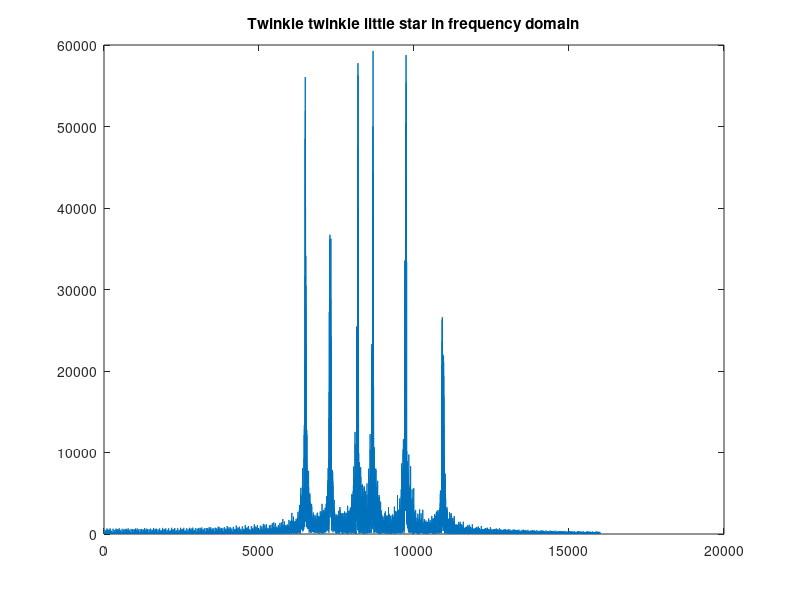
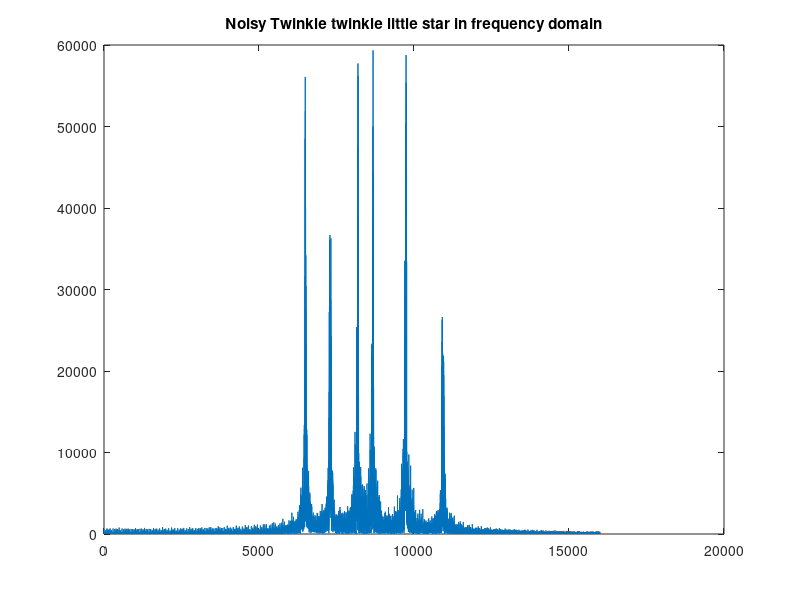
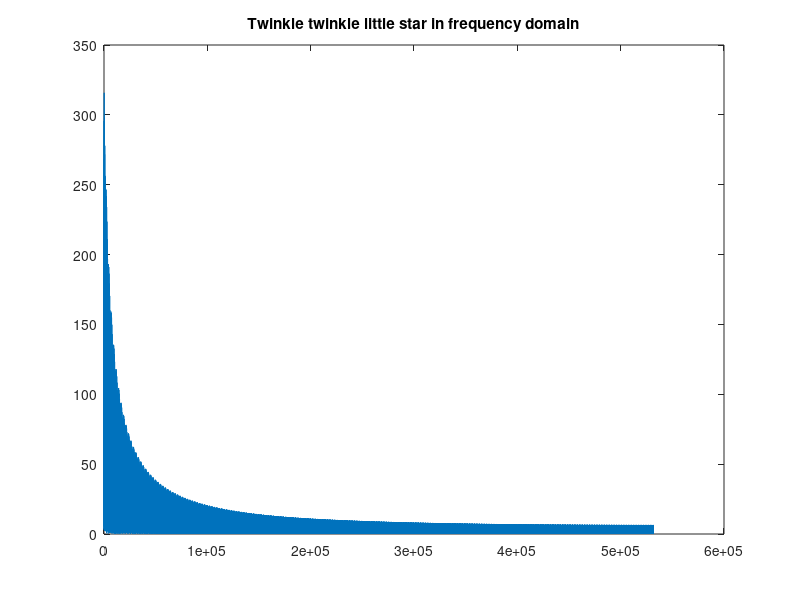
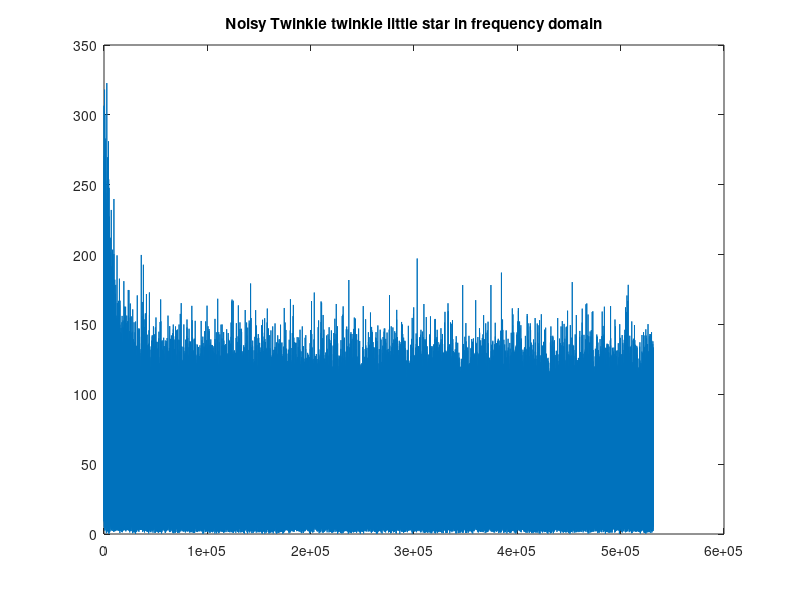

These charts were generated, in order, by the following MATLAB code:
% Twinkle, twinkle little star (see twinkle.m) with added noise and an
% avergaing filter for noise reduction
 
%% Time domain 

fS=44100;
T=24;
pos=3688;
qn=fS*3/7;
a= 440;
c=261.63;
d=293.66;
e=329.63;
f=349.23;
g=392;
z=0;

h=1/fS;
M=fS*T;
Y=zeros(M,1);
nq=0:qn; nh=0:2*qn;

music=[c c g g a a g z f f e e d d c z g g f f e e d z g g f f e e d z c c g g a a g z f f e e d d c];
L=[1 1 1 1 1 1 2 1 1 1 1 1 1 1 2 1 1 1 1 1 1 1 2 1 1 1 1 1 1 1 2 1 1 1 1 1 1 1 2 1 1 1 1 1 1 1 2];
NN=length(music);
j=0;
for k=1:NN
    if L(k)==1 
       n=nq;
    else
       n=nh;
    end
    y=sin(2*pi*music(k)*n/fS);
    Y(j+1:j+1+qn*L(k))=0.9*y;
    j=j+qn+L(k)*pos;
end

%sound(Y,S) % plays u ndistorted sound
noise=0.05*randn(size(Y));
noisY=Y+noise;
sound(noisY,fS) % plays noisy sound
%wavwrite(Y,fS,'twoinkle.wav')

%% Time domain denoising

% Apply the averaging filter to denoise
%
window=50;
b=ones(1,window)/window;
fY=filter(b,1,noisY);
amp=0.9/max(abs(fY));
fY=fY*amp;
sound(fY,fS) % plays filtered noise reduced sound
%}

%% Kill g game

% Apply the filter to kill the note g (the most frequent note)
%
K=round(fS/(2*g));
notch=zeros(1,K+1);
notch(1)=1; notch(end)=1;
nogY=filter(notch,1,Y);
sound(nogY,fS) % plays the song with g notes suppressed
%}

%% Frequency domain visualizing

Yhat=fft(Y);
nYhat=fft(noisY);
Yhatabs=abs(Yhat);
nYhatabs=abs(nYhat);

%plot(Yhatabs)

%
Nrange=round(length(Y)/2);
% Take a look at the frequency range corresponding to musical notes
figure
plot(Yhatabs(1:16000))
title('Twinkle twinkle little star in frequency domain')

figure
plot(nYhatabs(1:16000))
title('Noisy Twinkle twinkle little star in frequency domain')

%}

%
% Take a look at the frequency range corresponding to noise
figure
plot(Yhatabs(16001:Nrange))
title('Twinkle twinkle little star in frequency domain')

figure
plot(nYhatabs(16001:Nrange))
title('Noisy Twinkle twinkle little star in frequency domain')
%}

%% Spectral denoising

%
% after "eyeballing the noise" we determine clevel=150
clevel=200; % 100-noisy, 150-cleaned, 200-eerie clean
patch=nYhat(16001:end+1-16000).*(nYhatabs(16001:end+1-16000)>clevel);
cleanYhat=[nYhat(1:16000);patch;nYhat(end-16000+2:end)];
cleanY=real(ifft(cleanYhat));
sound(cleanY,fS)
%}

%% Kill g game

%
N=length(Y);
kill_index=round(g*length(Y)/fS);
kill_window=100;
Yhat(kill_index-kill_window:kill_index+kill_window)=0;
Yhat(N+2-kill_index-kill_window:N+2-kill_index+kill_window)=0;
Ynog=real(ifft(Yhat));
sound(Ynog,fS);
%}